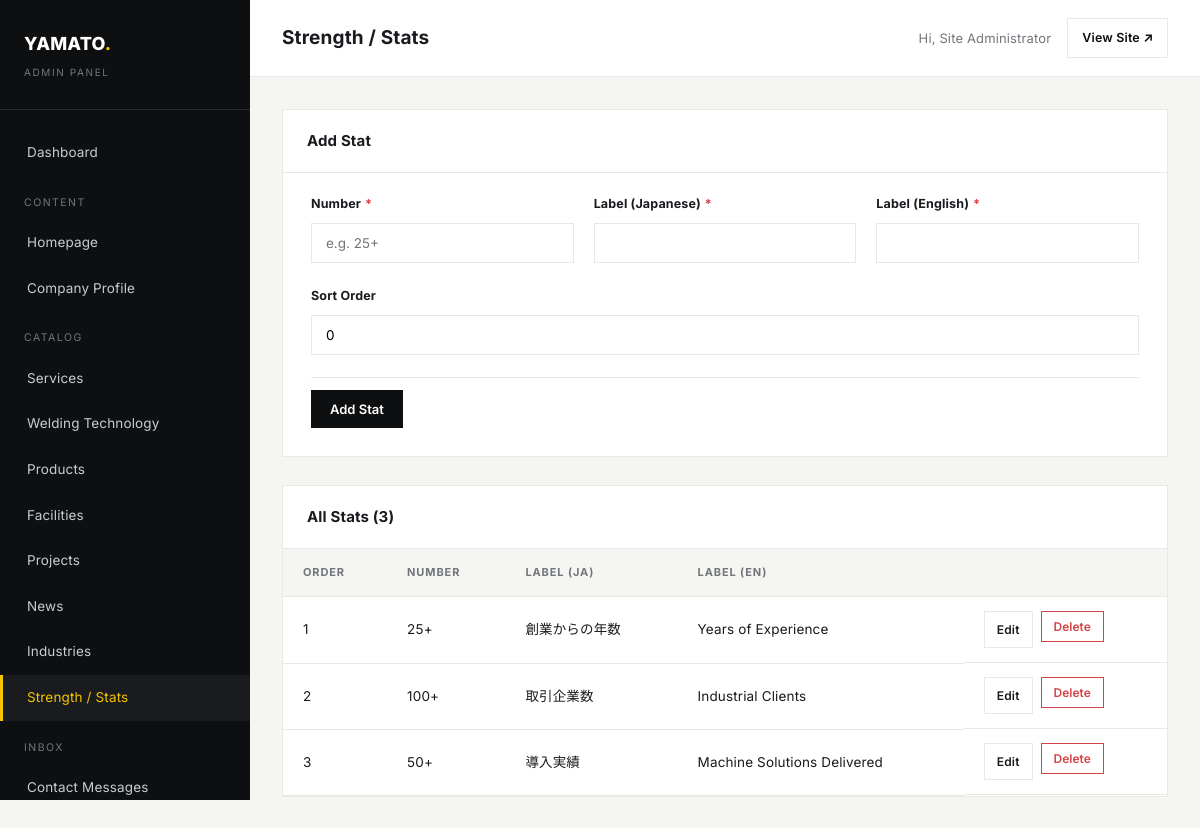
/admin/stats.php (signed in), run on the app's committed database.
### tables this page shows
CREATE TABLE stats (
    id INT AUTO_INCREMENT PRIMARY KEY,
    number_value VARCHAR(20) NOT NULL,
    label_ja VARCHAR(100) NOT NULL,
    label_en VARCHAR(100) NOT NULL,
    sort_order INT DEFAULT 0
);

### includes/functions.php (called while the page is built, shortened)
<?php
function e(?string $value): string
{
    return htmlspecialchars((string) $value, ENT_QUOTES, 'UTF-8');
}
function base_url(string $path = ''): string
{
    $scriptDir = str_replace('\\', '/', dirname($_SERVER['SCRIPT_NAME']));
    if (basename($scriptDir) === 'admin') {
        $scriptDir = dirname($scriptDir);
    }
    $scriptDir = rtrim($scriptDir, '/');
    return $scriptDir . '/' . ltrim($path, '/');
}
function admin_url(string $path = ''): string
{
    return rtrim(base_url('admin'), '/') . '/' . ltrim($path, '/');
}

### admin/stats.php (the view, shortened to what this page needs)
<?php
$pdo = getPDO();
$editRow = null;
$stats = $pdo->query("SELECT * FROM stats ORDER BY sort_order ASC, id ASC")->fetchAll();
include __DIR__ . '/includes/admin-header.php';
?>
<div class="admin-panel">
    <div class="admin-panel-head"><h2><?= $editRow ? 'Edit Stat' : 'Add Stat' ?></h2></div>
    <form method="post" class="admin-form" style="padding-top:20px;">
        <div class="aform-row--split3">
            <div class="aform-row">
                <label class="aform-label">Number<span class="req">*</span></label>
                <input type="text" name="number_value" class="aform-control" value="<?= e($editRow['number_value'] ?? '') ?>" placeholder="e.g. 25+" required>
            </div>
            <div class="aform-row">
                <label class="aform-label">Label (Japanese)<span class="req">*</span></label>
                <input type="text" name="label_ja" class="aform-control" value="<?= e($editRow['label_ja'] ?? '') ?>" required>
            </div>
            <div class="aform-row">
                <label class="aform-label">Label (English)<span class="req">*</span></label>
                <input type="text" name="label_en" class="aform-control" value="<?= e($editRow['label_en'] ?? '') ?>" required>
            </div>
        </div>
        <div class="aform-row">
            <label class="aform-label">Sort Order</label>
            <input type="number" name="sort_order" class="aform-control" value="<?= e((string)($editRow['sort_order'] ?? 0)) ?>">
        </div>
        <div class="aform-actions">
            <button type="submit" class="abtn abtn--primary"><?= $editRow ? 'Update Stat' : 'Add Stat' ?></button>
        </div>
    </form>
</div>
<div class="admin-panel">
    <div class="admin-panel-head"><h2>All Stats (<?= count($stats) ?>)</h2></div>
    <div class="admin-table-wrap">
        <table class="admin-table">
            <thead><tr><th>Order</th><th>Number</th><th>Label (JA)</th><th>Label (EN)</th><th></th></tr></thead>
            <tbody>
                <?php if (empty($stats)): ?>
                    <tr><td colspan="5" class="empty-row">No stats yet.</td></tr>
                <?php else: foreach ($stats as $s): ?>
                    <tr>
                        <td><?= e($s['sort_order']) ?></td>
                        <td><?= e($s['number_value']) ?></td>
                        <td><?= e($s['label_ja']) ?></td>
                        <td><?= e($s['label_en']) ?></td>
                        <td class="row-actions">
                            <a href="<?= e(admin_url('stats.php?edit=' . $s['id'])) ?>" class="abtn abtn--outline abtn--sm">Edit</a>
                            <form method="post" class="confirm-delete" data-confirm="Delete this stat?">
                                <button type="submit" class="abtn abtn--danger abtn--sm">Delete</button>
                            </form>
                        </td>
                    </tr>
                <?php endforeach; endif; ?>
            </tbody>
        </table>
    </div>
</div>
<?php include __DIR__ . '/includes/admin-footer.php'; ?>

### assets/css/style.css (style rules this page uses)
:root { --c-black: #0E0F11; --c-graphite: #191B1F; --c-dark-gray: #292C31; --c-gray: #72767C; --c-light-gray: #E8E9E7; --c-white: #FFFFFF; --c-off-white: #F5F5F2; --c-yellow: #F5C400; --font-jp: 'Noto Sans JP', 'Inter', sans-serif; --font-en: 'Inter', 'Noto Sans JP', sans-serif; --container: 1240px; --gutter: 32px; --header-h: 88px; --ease: cubic-bezier(.22, .61, .36, 1); --transition: 0.5s var(--ease); }
html[lang="en"] { --font-body: var(--font-en); }
*, *::before, *::after { box-sizing: border-box; }
html { scroll-behavior: smooth; }
body { margin: 0; font-family: var(--font-body, var(--font-jp)); color: var(--c-graphite); background: var(--c-white); -webkit-font-smoothing: antialiased; line-height: 1.75; font-size: 16px; letter-spacing: 0.01em; overflow-x: hidden; }
a { color: inherit; text-decoration: none; }
button { font-family: inherit; cursor: pointer; }
input, textarea, select { font-family: inherit; font-size: 1rem; }
h1, h2, h3, h4, p { margin: 0; }

### assets/css/admin.css (style rules this page uses)
body.admin-body { margin: 0; font-family: 'Inter', sans-serif; background: var(--c-off-white); color: var(--c-graphite); font-size: 14.5px; }
.admin-panel { background: var(--c-white); border: 1px solid var(--c-light-gray); margin-bottom: 28px; }
.admin-panel-head { padding: 18px 24px; border-bottom: 1px solid var(--c-light-gray); display: flex; align-items: center; justify-content: space-between; }
.admin-panel-head h2 { font-size: 15px; font-weight: 700; }
.admin-table-wrap { overflow-x: auto; }
.admin-table { width: 100%; border-collapse: collapse; }
.admin-table th, .admin-table td { padding: 14px 20px; text-align: left; border-bottom: 1px solid var(--c-light-gray); font-size: 13.5px; vertical-align: middle; }
.admin-table th { background: var(--c-off-white); font-size: 11px; letter-spacing: 0.08em; text-transform: uppercase; color: var(--c-gray); font-weight: 700; }
.admin-table .row-actions { display: flex; gap: 8px; }
.abtn { display: inline-flex; align-items: center; gap: 8px; padding: 10px 18px; font-size: 13px; font-weight: 600; border: 1px solid transparent; cursor: pointer; background: none; font-family: inherit; }
.abtn--primary { background: var(--c-black); color: var(--c-white); }
.abtn--outline { border-color: var(--c-light-gray); color: var(--c-graphite); }
.abtn--danger { border-color: #D64545; color: #D64545; }
.abtn--sm { padding: 7px 12px; font-size: 12px; }
.admin-form { padding: 28px; }
.aform-row { margin-bottom: 22px; }
.aform-row--split3 { display: grid; grid-template-columns: 1fr 1fr 1fr; gap: 20px; }
.aform-label { display: block; font-size: 12.5px; font-weight: 700; margin-bottom: 8px; color: var(--c-graphite); }
.aform-label .req { color: #D64545; margin-left: 4px; }
.aform-control { width: 100%; padding: 11px 14px; border: 1px solid var(--c-light-gray); font-size: 13.5px; background: var(--c-white); font-family: inherit; }
.aform-actions { display: flex; gap: 12px; padding-top: 12px; border-top: 1px solid var(--c-light-gray); margin-top: 8px; }

### data on the page
stats: sort_order "1", number_value "25+", label_ja "創業からの年数", label_en "Years of Experience"
stats: sort_order "2", number_value "100+", label_ja "取引企業数", label_en "Industrial Clients"
stats: sort_order "3", number_value "50+", label_ja "導入実績", label_en "Machine Solutions Delivered"

### other printed values
$adminTitle "Strength / Stats"
$_SESSION['admin_name'] ?: $_SESSION['admin_username'] "Site Administrator"
count($stats) "3"
